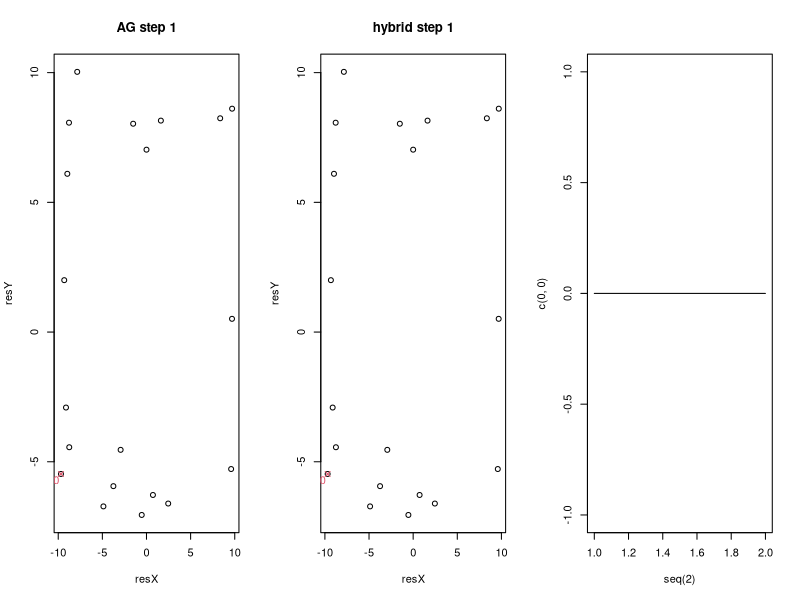
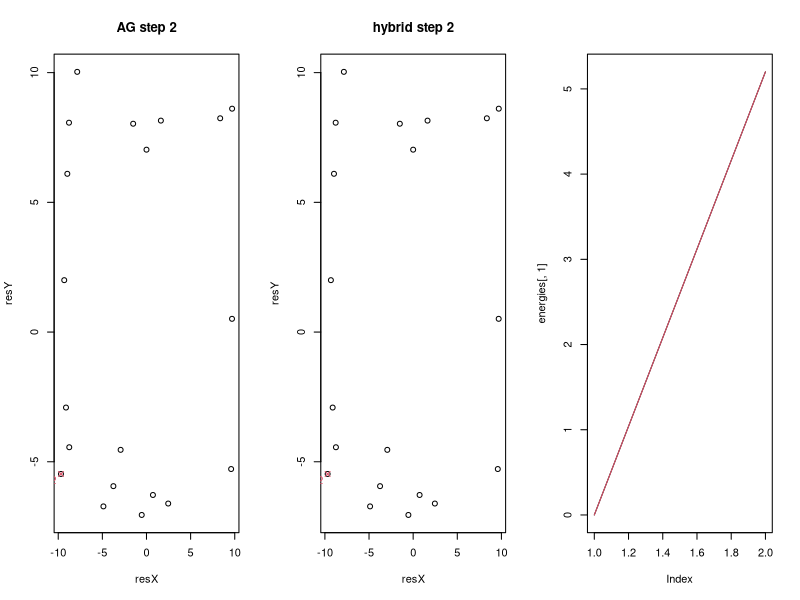
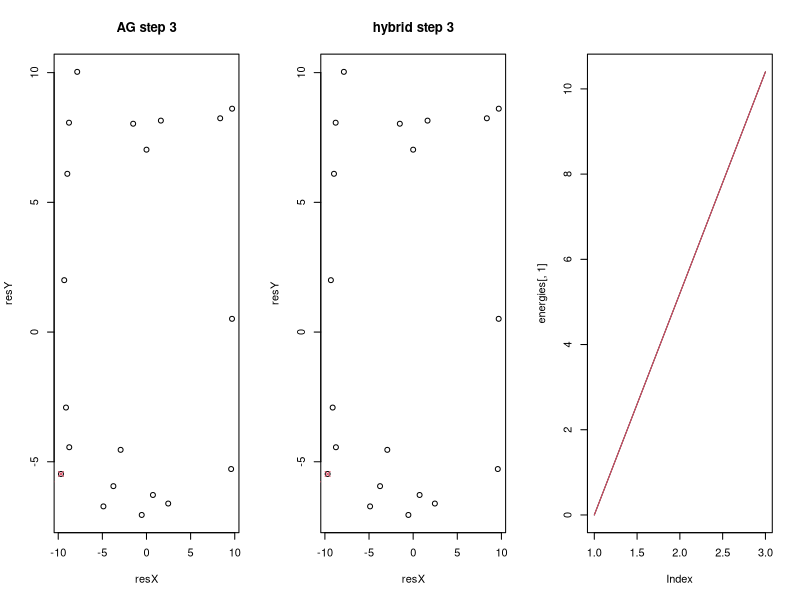
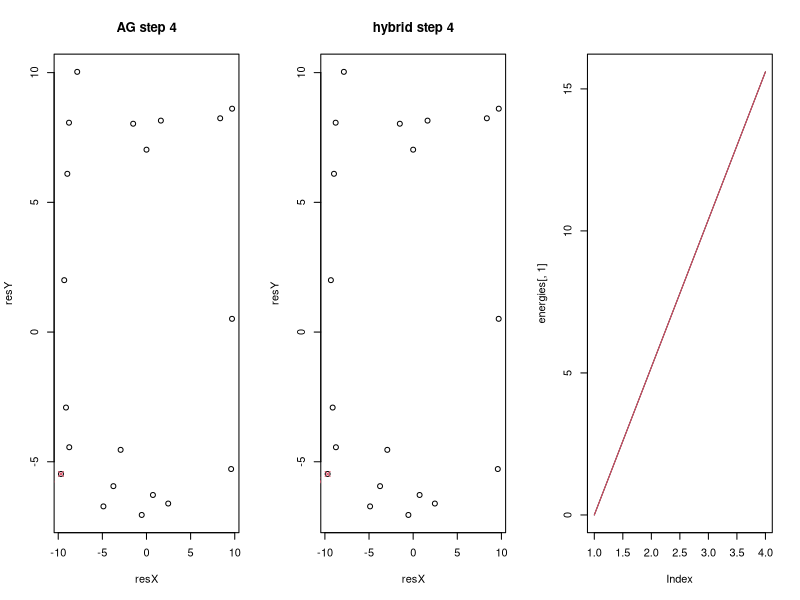
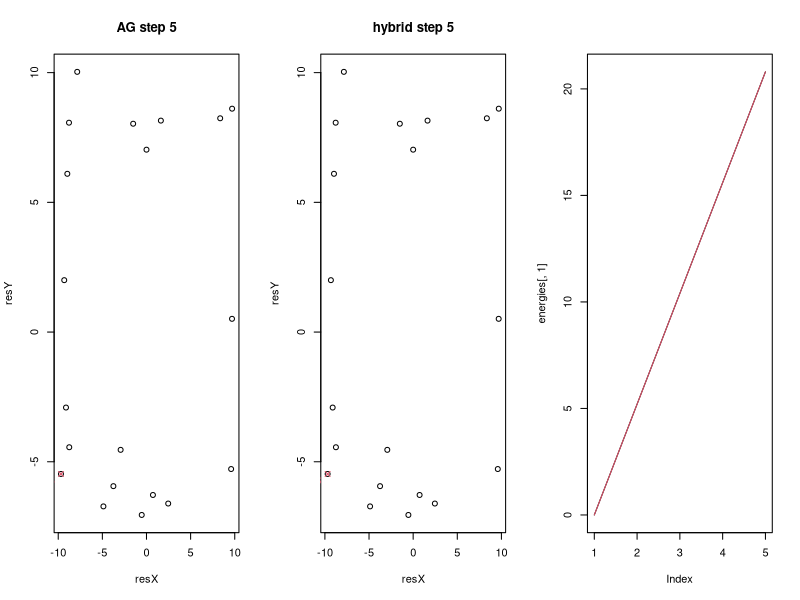
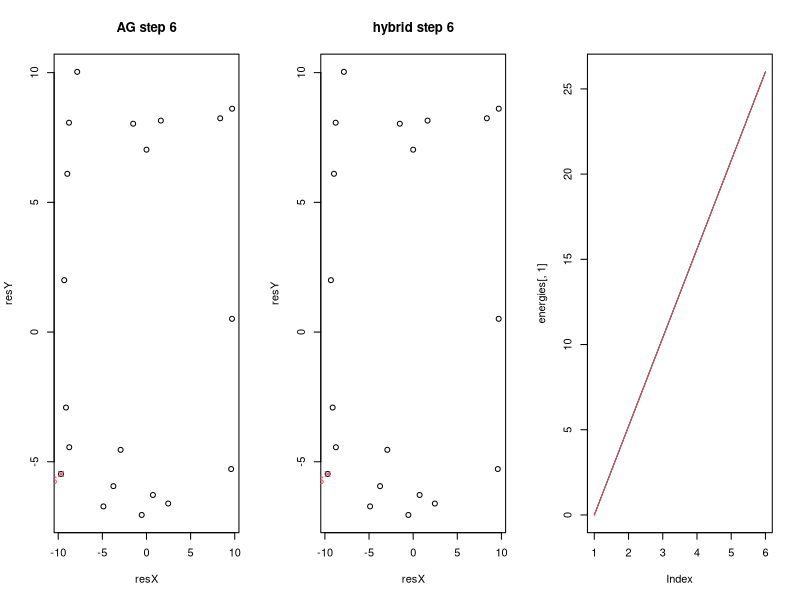
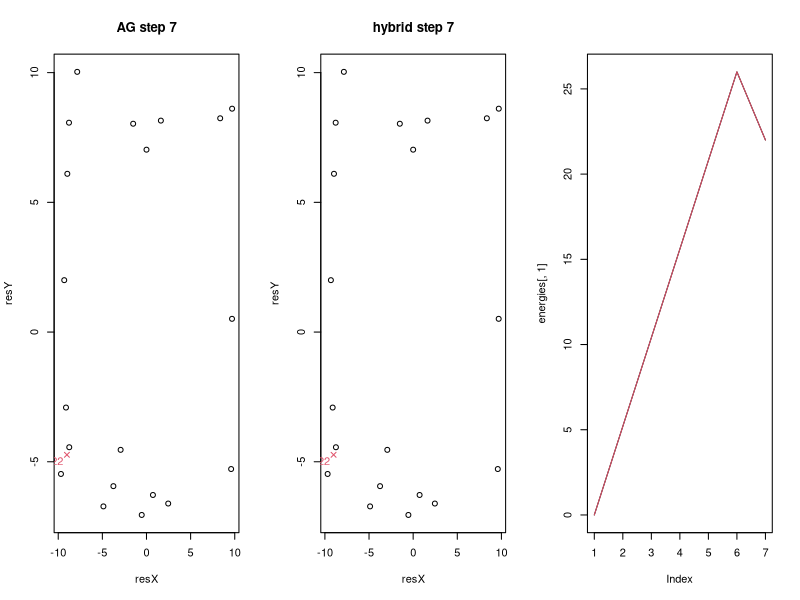
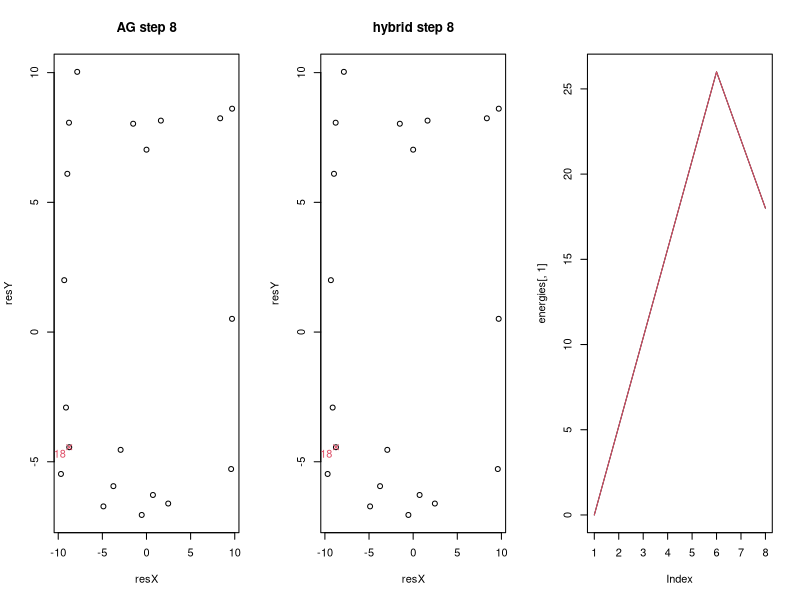

The R source for these figures, in order:
##Version Updates
#Version 1: everything is new!
#Someday, I will describe the model here

###Notes for Alexander###
##Things that need fixing:
#~~noticed that detour sometimes goes to a resource further away than AG destinations. This should not be happening.

##Things to improve:
#~~Additive gravity rule (weight of j vs. G)
#~~Equation for when primates leave a patch
#~~Clustering and other spatial statistics of resources
#~~Magic numbers removed and added as parameters (extraction_rate)

##Things to add:
#~~resource birth/death
#~~new rules for starting locations
#~~limited LTM, LTM updating by sight
#~~increase functionality with multiple primates
#~~rank order behaviors and other group behavior rules

##Things to consider
#~~Detour will go to any resource closer than AG, consider requiring detour to move toward AG
#~~implementation of NNR could be informative, could also unnecessarily slow processing time

#####################################SET-UP##################################################
library(plyr)
library(calibrate)
library(graphics)

defaultEnergy = 0				#energy that primates start with by default. Can be overwritten during primate creation
fieldSize = 10				#maximum absolute value for x and y coordinates of a resource. Model currently only supports square fields
resourceAvail = 600			#average total resource availability. Expected mean resource size will be this value divided by resource num
resSizeRange = 7				#size by which any resource is able to deviate from the expected mean. Resource size is a random uniform draw.
resourceNum = 20				#number of resources generated
cluster = 0.2				#probability that a new resource will be created between 1 and 2 units away from the previous resource
depletionIndex = 0			#scales the diminishing return factor of resources. At 0, resource density has no impact on foraging return. At 1, foraging return is multiplied by the density
k = 1						#distance exponent in gravity model. The simple gravity score is Size/ Distance ^ k
primateSpeed = 1				#how many units a primate can move per step
groupSizes = c(1)				#each element of the vector represents a group, the value is the size of the group. Currently, all individuals are created on the same point, making more than one individual indistinguisable from increasing the foraging rate of a single individual. plotEnergy function does not handle multiple primates yet
moveCost = 2				#energy decrease each step a primate moves
metabCost = 2				#energy decrease each step. If primate moves, this is added to moveCost. Also currently used to determine if a primate should leave current resource (primate leaves when expected foraging return is less than this value)
rRegen = c(min = 0, max = 0)		#determines density increase of resources for each step. Resources are assigned a value uniformly drawn from this range during environment creation. To scale regen rate to resource value, manually change in fillRegen_rate function
types = c("AG", "hybrid")		#movement models to simulate across all created environments. Model can handle vector of any length, but currently only has methods for "AG" and "hybrid"

P = list(defEn = defaultEnergy, fieldSize = fieldSize, resAvail = resourceAvail, resSR = resSizeRange, resNum = resourceNum, clus = cluster, depI = depletionIndex, k = k, pSpeed = 1, grSizes = groupSizes, mCost = moveCost, metabCost = metabCost, rRegen = rRegen, types = types)  #saves all parameters to a list that can easily be passed to functions

###################################FUNCTIONS####################################################

	#~~~~~~~~~~~~~~~~~~~~~~~~~~~~~~~~Environment Creation~~~~~~~~~~~~~~~~~~~~~~~~~~~~~~~~~~~~~~~~~~#
createEnviron = function(P) {
#input: List of parameters
#output: data frame with number of rows = resourceNum and capital letters for row names. 
#data frame created contains all resource information including coordinates, return_value, extract_rate, density (starts at 1), and regen_rate. If more than 26 resources, row-names will become NA which will affect some functions in model
	environ = data.frame(matrix(0, nrow = P$resNum, ncol = 5, dimnames = list(LETTERS[1:P$resNum], c("coordinates", "return_value", "extract_rate", "density", "regen_rate"))))			
	environ$coordinates = vector("list", length(environ$coordinates))																					#changes coordinates column to a list (allows mapply to fill each element with a vector)
	for (i in seq(nrow(environ))) environ$coordinates[[i]] = fillCoords(environ$coordinates, i, P)[[i]]															
	environ$return_value = sapply(environ$return_value, function(x) round(runif(n = 1, min = P$resAvail/P$resNum - P$resSR, max = P$resAvail/P$resNum + P$resSR), digits = 0))			
	environ$extract_rate = 1																											#If changed from one, add as a parameter
	environ$density = 1																												
	environ$regen_rate = mapply(fillRegen_rate, environ$regen_rate, MoreArgs = list(P = P))																	
	environ 																														
}

fillCoords = function(coords, i, P) {
#input: a list of coordinates (can be empty), index to fill, and list of parameters
#output: new list of coordinates
#only generates one set of coordinates, but takes whole list as input so previous coordinates can be referenced. element of list prior to i should be filled
#note* The output is a whole list of corrdinates, so be sure to index the result if you only want the coordinates that were generated.		
	if (i == 1) {coords[[i]] = c(x = round(runif(n = 1, min = -P$fieldSize, max = P$fieldSize), digits = 2), y = round(runif(n = 1, min = -P$fieldSize, max = P$fieldSize), digits = 2))						#First element of list is generated randomly. Adbsolute value of generated coordinates mus be less than field size
	 } else {
		while(! min(mapply(getDist, c1 = coords[-i], MoreArgs = list(c2 = coords[i])), na.rm = TRUE) > 1 || min(mapply(getDist, c1 = coords[-i], MoreArgs = list(c2 = coords[i])), na.rm = TRUE) == Inf) {  			#Prevents resources from being created too close to others. If the minumum distance of the current coordinate from any other coordinate is < 1(works if current coordinate has not been assigned) assign a new value to the current coordinate (Second condition allows for vector of NA's)
			if (runif(n = 1) >= P$clus) { coords[[i]] = c(x = round(runif(n = 1, min = -P$fieldSize, max = P$fieldSize), digits = 2), y = round(runif(n = 1, min = -P$fieldSize, max = P$fieldSize), digits = 2))		#**NEEDS ATTENTION**runs probability of clustering, and if TRUE new resource x AND y coordinates must be between 1 and 2 units from previous resource. Should limit total distance instead 
			 }else coords[[i]] = c(round(coords[[i-1]]["x"] + 1 + runif(n = 1, min = -1, max = 1), digits = 2), round(coords[[i-1]]["y"] + 1 + runif(n = 1, min = -1, max = 1), digits = 2))
		}	
	}
	coords
}


fillRegen_rate = function(x, P) {
#generates a single regenration rate using parameters. Can probably be integrated with createEnviron
	x = round(runif(n = 1, min = P$rRegen["min"], max = P$rRegen["max"]), digits = 4)
	x
}
	#~~~~~~~~~~~~~~~~~~~~~~~~~~~~~~~~~~~~~~~~~~~~~~~~~~~~~~~~~~~~~~~~~~~~~~~~~~~~~~~~~~~~~~~~~~#


	#~~~~~~~~~~~~~~~~~~~~~~~~~~~~~~~~~~~~Primate Creation~~~~~~~~~~~~~~~~~~~~~~~~~~~~~~~~~~~~~~#
primateValidity = function(object) {
  #Checks that input values of a newly created primate are valid. Returns appropriate error messages in cases where they are not
  #NEEDS EXPANDING
  if (! length(object@location) == 2) {return("location contains more than 2 coordinates")
    if (! length(object@energy) == 1) return("energy is not a single value") }
  else TRUE
}

newPrimate = setClass("primate", slots = c(location = "numeric", LTM = "data.frame", energy = "numeric", forageEf = "numeric", speed = "numeric", type = "character"), validity = primateValidity)  #creates the primate class of objects
#*note there are currently no primate specific methods. This exists as a class mostly to allow expansion of subclasses by movement type or dominance in future versions



buildPrimate = function(location, environ, P, type) {
#input: location create a new primate, environment in which to create primate, model parameters, and type of movement primate should use
#output: an object of class primate
#most slots are filled from the parameters list. If forage efficiency is change, add as a parameter.
#LTM filled from environment, with columns added for gravity and j for location. *NOTE* Future version may implement limited memory size, which will need a more sophistacted LTM creation
	primate = newPrimate(location = location, LTM = environ, energy = P$defEn, forageEf = 0.2, speed = P$pSpeed, type = type)
	primate@LTM$gravity = mapply(calcGravity, coordinates = primate@LTM$coordinates, 
		return_value = primate@LTM$return_value, density = primate@LTM$density, MoreArgs= list(location = primate@location, k = P$k))
	primate@LTM$j = mapply(calc_j, i = 1:nrow(primate@LTM), 
		MoreArgs = list(coords = primate@LTM$coordinates, values = primate@LTM$return_value, dens = primate@LTM$density, k = P$k))
	primate@LTM = transform(primate@LTM, AG = gravity + j/nrow(primate@LTM))
	primate
}

createGroup = function(grSize, environ, P, type) {
#allows groups of primates to be created in seperate lists. This currently has no functionality, but allows for easier addition of group behavior rules in later versions
	group = replicate(grSize, buildPrimate(location = environ$coordinates[[which(environ$return_value == max(environ$return_value))[1]]], environ = environ, P = P, type = type)) #places all primates on most valueable resource
	group
}

	#~~~~~~~~~~~~~~~~~~~~~~~~~~~~~~~~~~~~~~~~~~~~~~~~~~~~~~~~~~~~~~~~~~~~~~~~~~~~~~~~~~~~~~~~~~~#


	#~~~~~~~~~~~~~~~~~~~~~~~~~~~~~~Calculations and Tools~~~~~~~~~~~~~~~~~~~~~~~~~~~~~~~~~~~#

calcForage = function(primate, environ, P) {
	patch = which(environ$coordinates %in% list(primate@location))
	if (environ$density[patch] < primate@forageEf) { 0																				#disallows foraging if patch density is lower than primates foraging efficiency
	} else environ$return_value[patch] * primate@forageEf * environ$extract_rate[patch] * (environ$density[patch]/(P$depI + (1 - P$depI) * environ$density[patch]))
}

calcGravity = function(location, coordinates, return_value, density, k) {
#*note* uses actual coordinates for location rather than primate object because resource coodinates are also used as inout when calculating j.
	distance = getDist(location, coordinates)
	mass = return_value * density
	if (distance == 0) return(NA)
	if (distance < 1) {return(mass)				#moving to resource takes full step, won't divide by less than 1
	} else return(mass /(distance ** k))
}

calc_j = function(i, coords, values, dens, k) {
	sum(mapply(calcGravity, coordinates = coords, return_value = values, density = dens, MoreArgs = list(location = coords[[i]], k = k)), na.rm = TRUE)
}

calcDetour = function(primate, possDetours, AGPatch, P) {
	LTM = primate@LTM[possDetours,]
	target = sampleMod(which(LTM$dist == min(LTM$dist)))
	addRes = LTM$return_value[target] * LTM$density[target]
	addTrav = (P$mCost + P$metabCost) * (getDist(primate@location, LTM$coordinates[[target]]) + getDist(LTM$coordinates[[target]], LTM$coordinates[[which(row.names(LTM) == AGPatch)]]) - getDist(primate@location, LTM$coordinates[[which(row.names(LTM) == AGPatch)]]))
	if (addRes >= addTrav) {return(LTM$coordinates[[target]])
	 } else calcDetour(primate, possDetours[-which(possDetours == row.names(LTM[target,]))], AGPatch, P)				#Recursion! If closest patch not an acceptable detour, try next closest patch
}


getDist = function(c1, c2) {
#input: two sets of coordinates. x and y coordinates must be names
#output: Euclidean distance between input points
	c1 = unlist(c1)
	c2 = unlist(c2)
	if (! is.numeric(c1) || ! is.numeric(c2)) return(NA)
	if (identical(c1, c2)) return(0)
	unname(sqrt(((c1["x"] - c2["x"]) ** 2) + ((c1["y"] - c2["y"]) ** 2))) 		 #pythagorean theorem
}

sampleMod = function(x) {
#modifies the built in sample function so an input of a single value returns that value rather than sampling all integers between zero and input
	if (length(x) == 1 ) return(x) else return(sample(x, size = 1))
}
	#~~~~~~~~~~~~~~~~~~~~~~~~~~~~~~~~~~~~~~~~~~~~~~~~~~~~~~~~~~~~~~~~~~~~~~~~~~~~~~~~~~~~~~~~~~~#


	#~~~~~~~~~~~~~~~~~~~~~~~~~~~~~~~~~Step Actions~~~~~~~~~~~~~~~~~~~~~~~~~~~~~~~~~~~~~~~~~~~~~~#
runStep = function(prevStep) {
#fully updates data by one step
#*NOTE* returns NA if no valid action available (most commonly meaning all resources are depleted past the point that foraging outways metabolism cost)
	environ = prevStep$environ
	allPrimates = prevStep$allPrimates
	P = prevStep$P
	for (i in seq(length(allPrimates))) {													#execute step action for each primate
		for (j in seq(length(allPrimates[[i]]))) {
			primate = allPrimates[[i]][[j]]
			action = decideAction(primate, environ, P)
			if (action == "move") {primate = move(primate, environ, P)
				primate@energy = primate@energy - P$mCost
			} else { 
				if (action == "forage") {
					forageReturn = calcForage(primate, environ, P)
					primate@energy = primate@energy + forageReturn
					patch = which(environ$coordinates %in% list(primate@location))
					environ$density[patch] = round(environ$density[patch] - primate@forageEf, digits = 3)	#*NOTE* depI and extraction rate are calculated in forage return, but not here for desnity depletion. Consider updating
				} else stop("invalid action")	
			} 
			allPrimates[[i]][[j]] = primate
		}
	}
	for (i in seq(length(allPrimates))) {													#updates each primates LTM and energy after all primates have taken action
		for (j in seq(length(allPrimates[[i]]))) {
			allPrimates[[i]][[j]]@energy = allPrimates[[i]][[j]]@energy - P$metabCost					#this line could be moved to previous set of for loops
			allPrimates[[i]][[j]]@LTM = updateLTM(allPrimates[[i]][[j]], environ)
		}
	}
	environ = transform(environ, density = round(density + regen_rate, digits = 4)) 						#resource regeneration
	environ$density = sapply(environ$density, function(x) if (x > 1) 1 else x)  							#limits density to 1 *NOTE* may also need statment to not allow density below 0 if new rules are implemented for staying at a resource
	list(allPrimates = allPrimates, environ = environ, P = P)
}

decideAction = function(primate, environ, P) {
	if (! list(primate@location) %in% environ$coordinates) return("move")
	if (calcForage(primate, environ, P) < P$metabCost) { return("move") 
	} else return("forage")
}


move = function(primate, environ, P) {
	if (primate@type == "AG") {dest = getDestAG(primate)
	 } else { if (primate@type == "hybrid") {dest = getDestHybrid(primate, P)
	 	} else stop("invalid movement type")
	}
	if (getDist(primate@location, dest) <= 1) {primate@location = dest
	 } else primate@location = updateLoc(primate, dest)
	primate
}

getDestAG = function(primate) {
	dest = primate@LTM$coordinates[[sampleMod(which(primate@LTM$AG == max(primate@LTM$AG, na.rm = TRUE)))]]
}

getDestHybrid = function(primate, P) {
	AGPatch = row.names(primate@LTM[sampleMod(which(primate@LTM$AG == max(primate@LTM$AG, na.rm = TRUE))),])
	primate@LTM$dist = mapply(getDist, c1 = primate@LTM$coordinates, MoreArgs = list(c2 = primate@location))
	rCurLoc = primate@LTM[which(primate@LTM$dist > 0),]  #LTM without resource of current location
	rLowDens = rCurLoc[which(rCurLoc$density > primate@forageEf),]
	possDetours = row.names(rLowDens[which(rLowDens$dist <= rLowDens[AGPatch, "dist"]),])
	dest = calcDetour(primate, possDetours, AGPatch, P)
	dest
}

updateLoc = function(primate, dest) {
	heading = unname(atan2(x = dest["x"] - primate@location["x"], y = dest["y"] - primate@location["y"]))
	moveVector = c(x = cos(heading) * primate@speed, y = sin(heading) * primate@speed)
	primate@location + moveVector
}

updateLTM = function(primate, environ) {
	primate@LTM$density = environ$density
	primate@LTM$gravity = mapply(calcGravity, coordinates = primate@LTM$coordinates, 
		return_value = primate@LTM$return_value, density = primate@LTM$density, MoreArgs= list(location = primate@location, k = P$k))
	primate@LTM$j = mapply(calc_j, i = 1:nrow(primate@LTM), 
		MoreArgs = list(coords = primate@LTM$coordinates, values = primate@LTM$return_value, dens = primate@LTM$density, k = P$k))
	primate@LTM = transform(primate@LTM, AG = gravity + j/nrow(primate@LTM))
	primate@LTM
}
	#~~~~~~~~~~~~~~~~~~~~~~~~~~~~~~~~~~~~~~~~~~~~~~~~~~~~~~~~~~~~~~~~~~~~~~~~~~~~~~~~~~~~~~~~~~#


	#~~~~~~~~~~~~~~~~~~~~~~~~~~~~~~~~~~~Run Functions~~~~~~~~~~~~~~~~~~~~~~~~~~~~~~~~~~~~~~~~~~#

initialize = function(P, environ, type) {
	allPrimates = as.list(P$grSizes)
	allPrimates = mapply(createGroup, allPrimates, MoreArgs = list(environ = environ, P = P, type = type), SIMPLIFY = FALSE)
	initialStep = list(allPrimates = allPrimates, environ = environ, P = P)
	initialStep
}

runSimulation = function(P, nsteps) {
	allTypes = vector("list", length(types))
	names(allTypes) = P$types
	initEnviron = createEnviron(P)
	for (type in P$types) {
		allTypes[[type]] = vector("list", nsteps)
		allTypes[[type]][[1]] = initialize(P, initEnviron, type)
		n = 2
		while (n <= nsteps && max(allTypes[[type]][[n - 1]]$environ$density) >= allTypes[[type]][[n - 1]]$allPrimates[[1]][[1]]@forageEf) {
			allTypes[[type]][[n]] = runStep(allTypes[[type]][[n - 1]])
			n = n + 1
		}
	}
	allTypes
}
	#~~~~~~~~~~~~~~~~~~~~~~~~~~~~~~~~~~~~~~~~~~~~~~~~~~~~~~~~~~~~~~~~~~~~~~~~~~~~~~~~~~~~~~~~~~~#


	#~~~~~~~~~~~~~~~~~~~~~~~~~~~~~~Plotting and Data Analysis~~~~~~~~~~~~~~~~~~~~~~~~~~~~~~~~~~~#
plotRun = function(run) {
#Plots an entire data set one step at a time. One plot in graphics window for each movement type simulated plus another for trace of energy in each type
#Stops if input is NA, generally indicating the primates has consumed all available resources in a time step.
	par(mfcol = c(1, length(run) + 1))
	for (i in seq(length(run[[1]]))) {
		for (j in seq(length(run))) {
			plotStep(run[[j]][[i]], i)
		}
		plotEnergy(run, i)
		Sys.sleep(1)
	}
}

plotStep = function(step, stepNum) {
	resX = vector("list", nrow(step$environ))
	resX = mapply(function(x, coords) coords["x"], x = resX, coords = step$environ$coordinates)
	resY = vector("list", nrow(step$environ))
	resY = mapply(function(y, coords) coords["y"], y = resY, coords = step$environ$coordinates)

	primX = vector("list", length(unlist(step$allPrimates)))
	primX = mapply(function(x, prim) prim@location["x"], x = primX, prim = unlist(step$allPrimates))
	primY = vector("list", length(unlist(step$allPrimates)))
	primY = mapply(function(y, prim) prim@location["y"], y = primY, prim = unlist(step$allPrimates))

	energies = vector("list", length(unlist(step$allPrimates)))
	energies = mapply(function(x, prim) prim@energy, x = energies, prim = unlist(step$allPrimates))


	plot(x = resX, y = resY, main = paste(step$allPrimates[[1]][[1]]@type, "step", stepNum, sep = " "))
	points(x = primX, y = primY, col = 2, pch = 4)
	textxy(primX, primY, energies, col = 2, cex = 1)
}

plotEnergy = function(run, steps = 0) {
#Does not work for more than one primate per step. Consider using sum(unlist(allPrimates)) to implement this functionality
	if (steps == 0) steps = length(run[[1]])
	if (steps == 1) {plot(x = seq(2), y = c(0, 0), type = "l")
	 } else {
		energies = vector("list", length(run))
		run = lapply(run, function(run) run[1:steps])
		energies = mapply(mapply, step = run, MoreArgs = list(FUN = function(step) step$allPrimates[[1]][[1]]@energy))
		plot(energies[,1], type = "l")
		for (i in 2:length(run)) lines(x = energies[,i], col = i)
	}
}
	#~~~~~~~~~~~~~~~~~~~~~~~~~~~~~~~~~~~~~~~~~~~~~~~~~~~~~~~~~~~~~~~~~~~~~~~~~~~~~~~~~~~~~~~#


####################################Run Scripts################################################

#~~~~~~Simple~~~~~~~~#
#uncomment following lines to run
nsteps = 100
run = runSimulation(P, nsteps)
plotRun(run)
